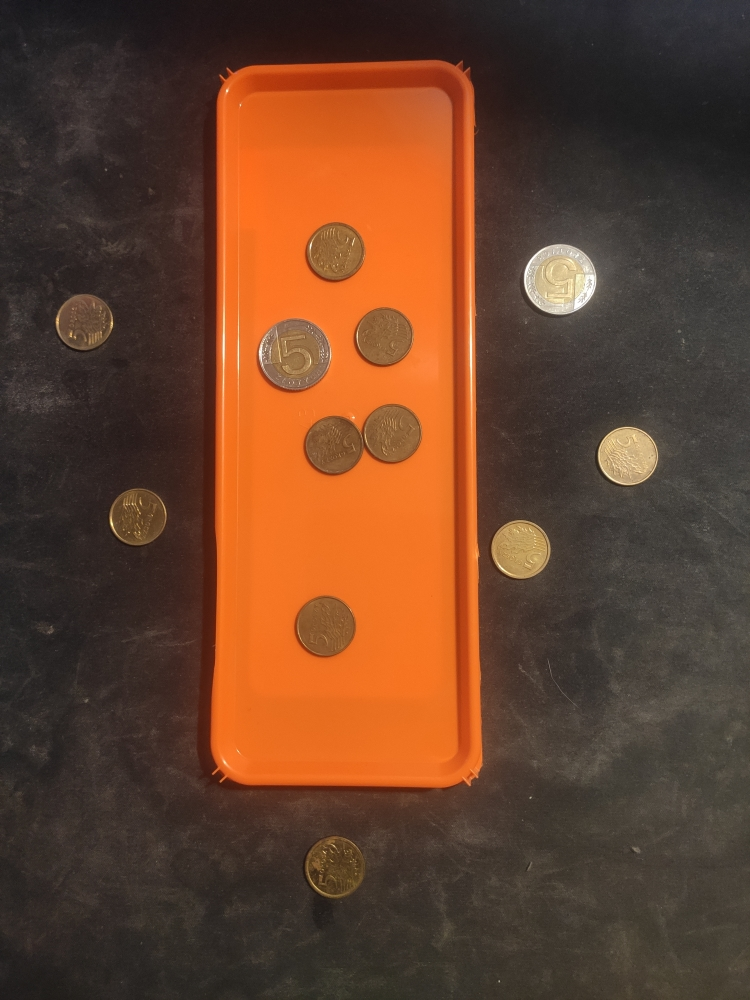
#> input picture detecting_coins/pics/tray2.jpg, 750 x 1000 px, given in place of saw1.jpg, which was not available
$ jupyter execute --allow-errors project3.ipynb   (Python 2 division)   (text cells are left out)
#> lines starting #> are read from the running program, lines starting #| are printed output that depends on the picture; pictures that were not available may be replaced by others from this repository, and a replacement may not be noted
[cell 1]
import cv2
import numpy as np
import matplotlib.pyplot as plt

[cell 2]
saw1 = cv2.imread('C:\\Users\\katar\\Documents\\semestr 10\\WMR\\projects\\project3\\pics\\saw1.jpg')
#> saw1 is the input picture: shape (1000, 750, 3); mean B, G, R 43.6, 65.7, 103.4
saw2 = cv2.imread('C:\\Users\\katar\\Documents\\semestr 10\\WMR\\projects\\project3\\pics\\saw2.jpg')
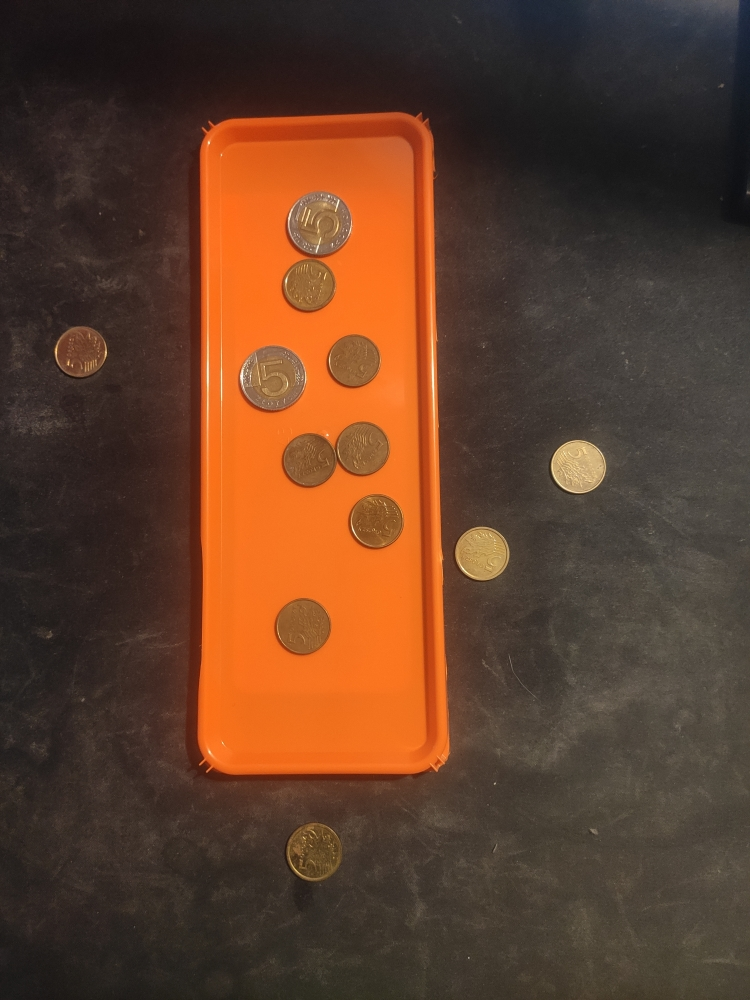
#> input picture detecting_coins/pics/tray3.jpg, 750 x 1000 px, given in place of saw2.jpg, which was not available
#> saw2 is the input picture: shape (1000, 750, 3); mean B, G, R 42.5, 62.6, 96.3


sift = cv2.SIFT_create()
kp1, des1 = sift.detectAndCompute(saw1, None)
#> kp1 = 217 keypoints; strongest (x, y, size): (563, 280, 48.2), (112, 524, 2.1), (628, 454, 38.5), (57, 322, 2.3)
kp2, des2 = sift.detectAndCompute(saw2, None)
#> kp2 = 157 keypoints; strongest (x, y, size): (578, 465, 35.1), (485, 553, 32.2), (463, 569, 2), (311, 268, 191.7)

bf = cv2.BFMatcher()
matches = bf.knnMatch(des1, des2, k=2)
#> matches = 217 matches

good = []
for m, n in matches:
    if m.distance < 0.85*n.distance:
        good.append([m])
#> after the loop, good = 102 matches

result = cv2.drawMatchesKnn(saw1, kp1, saw2, kp2, good, None, flags=cv2.DrawMatchesFlags_NOT_DRAW_SINGLE_POINTS)
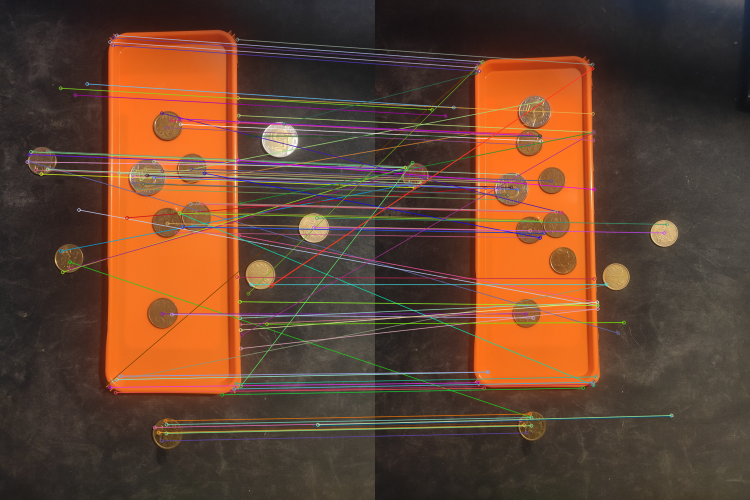
#> result: shape (1000, 1500, 3) (shown at 1/2 size); mean B, G, R 48.8, 68, 101.5

plt.imshow(result)
plt.show()

[cell 3]
saw1 = cv2.imread('C:\\Users\\katar\\Documents\\semestr 10\\WMR\\projects\\project3\\pics\\saw1.jpg')
saw1 = cv2.resize(saw1, (1920,1080), interpolation=cv2.INTER_AREA)
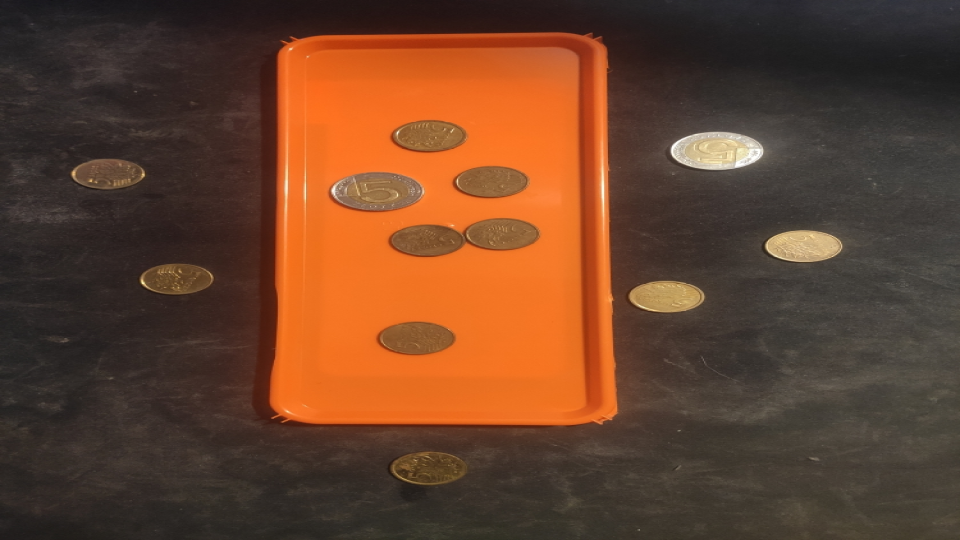
#> saw1: shape (1080, 1920, 3) (shown at 1/2 size); mean B, G, R 43.5, 65.6, 103.3
cap = cv2.VideoCapture('C:\\Users\\katar\\Documents\\semestr 10\\WMR\\projects\\project3\\pics\\sawmovie.mp4')

sift = cv2.SIFT_create()
kp1, des1 = sift.detectAndCompute(saw1, None)
#> kp1 = 683 keypoints; strongest (x, y, size): (1450, 302, 77), (1605, 491, 60.3), (286, 350, 4.8), (147, 347, 6.6)

bf = cv2.BFMatcher()
#> (the rest of this cell did not finish here and is left out)
